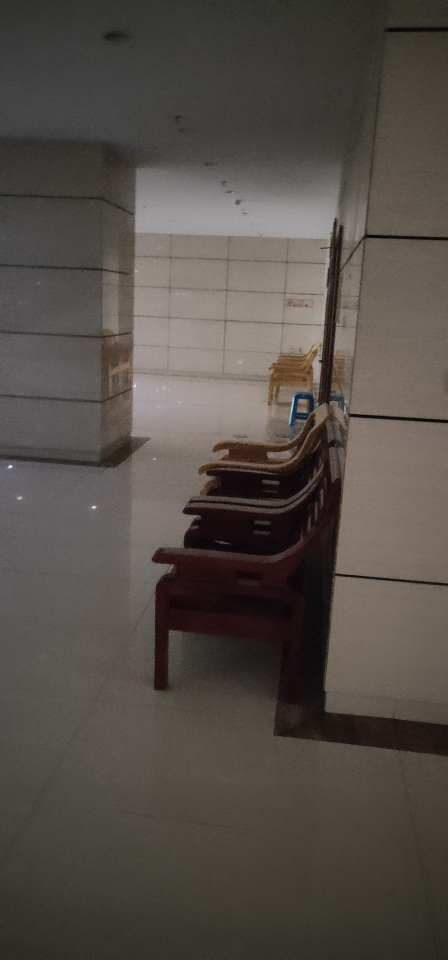
#> input picture 技术学习/CV-learning/images/test3.jpg, 896 x 1920 px (shown at 1/2 size)
$ python NumPy-demo3.py
#> lines starting #> are read from the running program, lines starting #| are printed output that depends on the picture
#_*_coding:utf-8_*_

#直方图均衡化
from PIL import Image
from numpy import *
from pylab import *


# 图像缩放函数
def imresize(im,sz):
	pil_im = Image.fromarray(uint8(im))
	return array(pil_im.resize(sz))

# 直方图均衡化
def histeq(im,nbr_bins=256):
	imhist,bins = histogram(im.flatten(),nbr_bins)
	cdf = imhist.cumsum()
	cdf = 255 * cdf / cdf[-1]
	im2 = interp(im.flatten(),bins[:-1],cdf)
	return im2.reshape(im.shape), cdf

im = array(Image.open('../images/test3.jpg').convert('L'))
im2, cdf = histeq(im)
#> in histeq, `imhist,bins = histogram(im.flatten(),nbr_bins)`: imhist = 256 values, max 28591 at index 67, min 0 at index 42, mean 6720; bins = 257 values from 1 to 251
#> in histeq, `cdf = imhist.cumsum()`: cdf = 256 values from 3 to 1720320
#> in histeq, `cdf = 255 * cdf / cdf[-1]`: cdf = 256 values from 0.000445 to 255
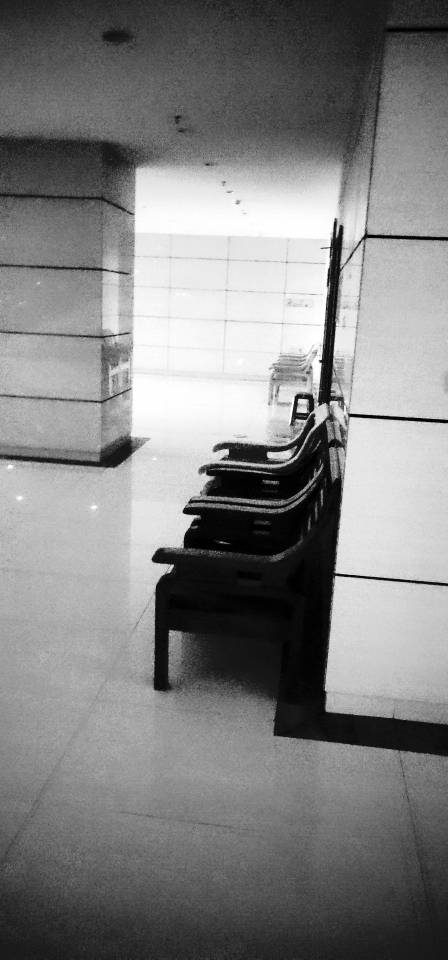
#> im2: shape (1920, 896) float64 (shown at 1/2 size); min 0.000445, max 255, mean 129.8
#> cdf = 256 values from 0.000445 to 255

# figure()
# hist(im.flatten(),128)
imshow(im)

# figure()
# hist(im2.flatten(),128)
# show()
imshow(im2)
show()
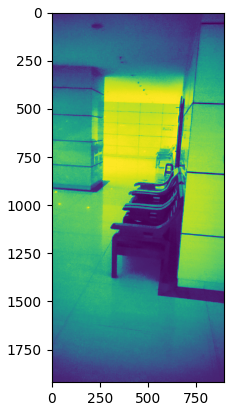
#> figure drawn by matplotlib, 1 panel

$ run again, with 技术学习/CV-learning/images/test2.jpg copied over 技术学习/CV-learning/images/test3.jpg
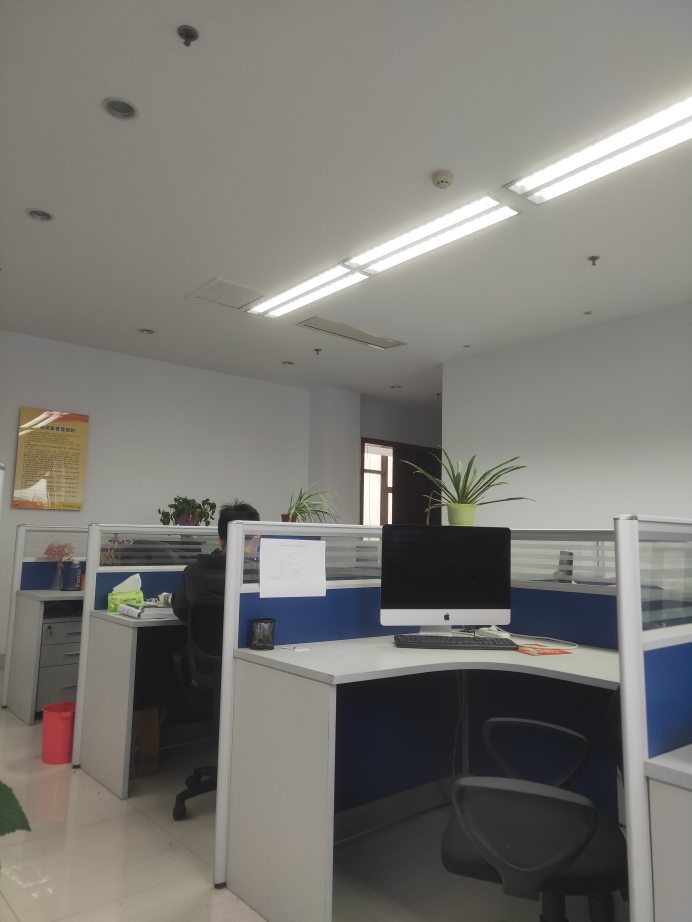
#> input picture 技术学习/CV-learning/images/test2.jpg, 3456 x 4608 px (shown at 1/5 size)
#> imhist = 256 values, max 360766 at index 144, min 1 at index 0, mean 62208; bins = 257 values from 0 to 255
#> in histeq, `cdf = imhist.cumsum()`: cdf = 256 values from 1 to 15925248
#> in histeq, `cdf = 255 * cdf / cdf[-1]`: cdf = 256 values from 1.6e-05 to 255
#> `im2, cdf = histeq(im)`:
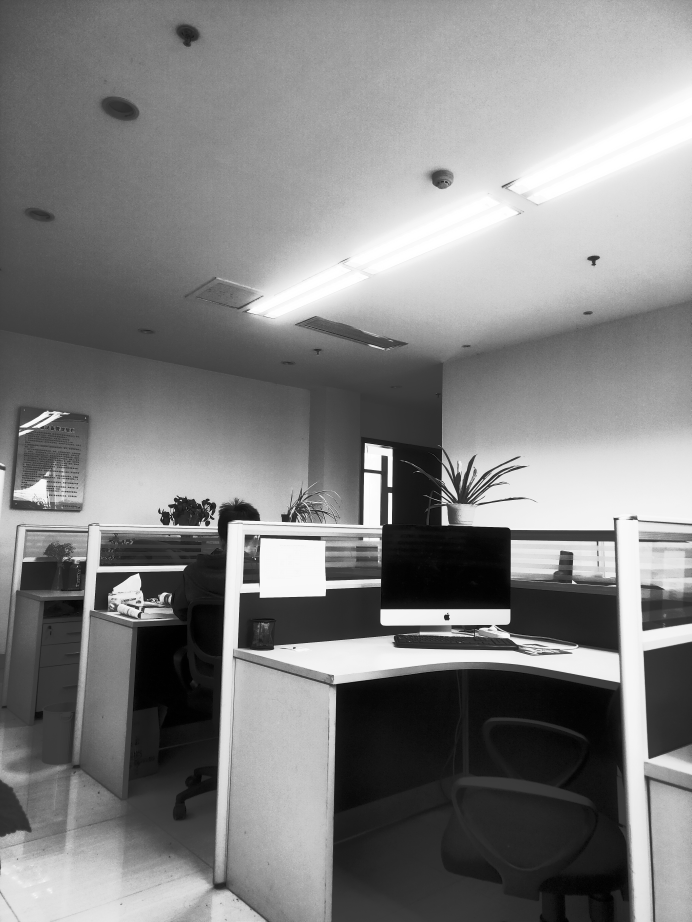
#> im2: shape (4608, 3456) float64 (shown at 1/5 size); min 1.6e-05, max 255, mean 130.2
#> `show()`:
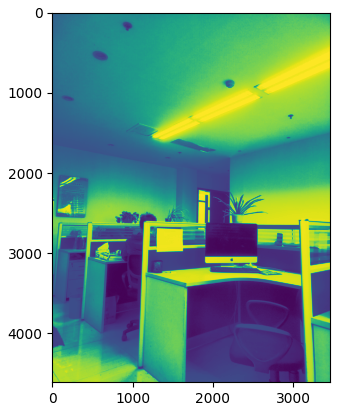
#> figure drawn by matplotlib, 1 panel

$ run again, with 技术学习/CV-learning/images/test4.jpg copied over 技术学习/CV-learning/images/test3.jpg
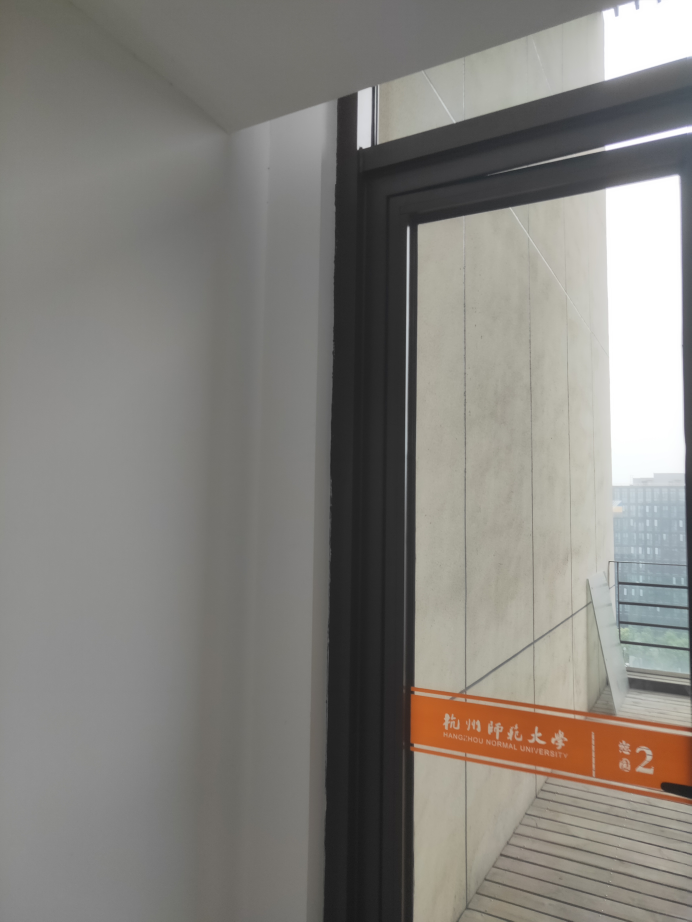
#> input picture 技术学习/CV-learning/images/test4.jpg, 3456 x 4608 px (shown at 1/5 size)
#> imhist = 256 values, max 541960 at index 255, min 0 at index 1, mean 62208; bins = 257 values from 15 to 255
#> in histeq, `cdf = imhist.cumsum()`: cdf = 256 values from 1 to 15925248
#> in histeq, `cdf = 255 * cdf / cdf[-1]`: cdf = 256 values from 1.6e-05 to 255
#> `im2, cdf = histeq(im)`:
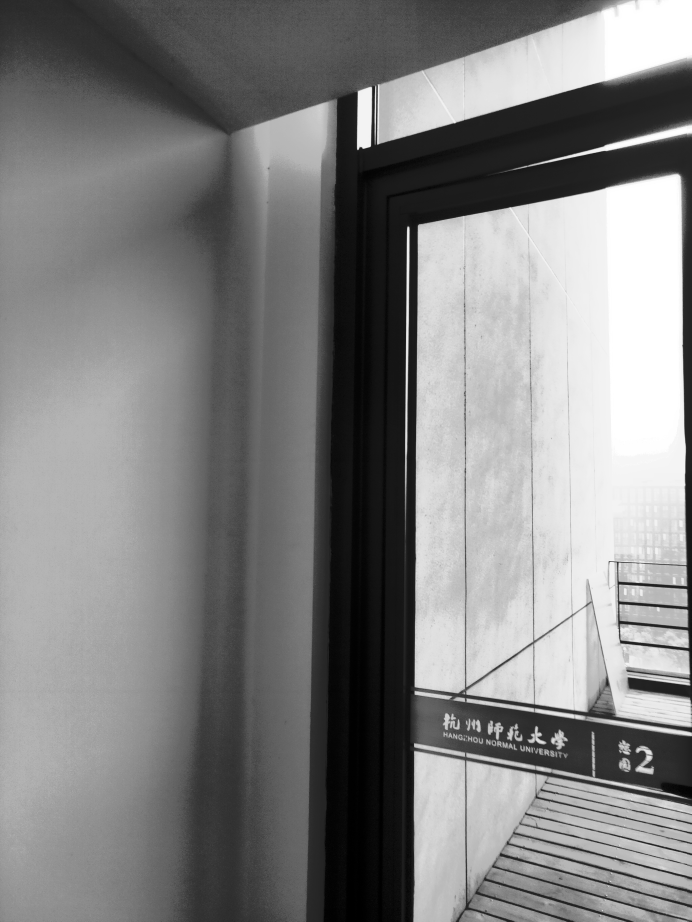
#> im2: shape (4608, 3456) float64 (shown at 1/5 size); min 1.6e-05, max 255, mean 129.9
#> `show()`:
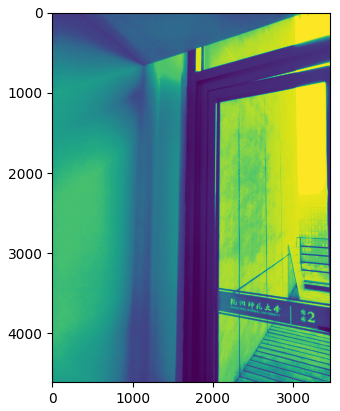
#> figure drawn by matplotlib, 1 panel

$ run again, with 技术学习/CV-learning/images/test.jpg copied over 技术学习/CV-learning/images/test3.jpg
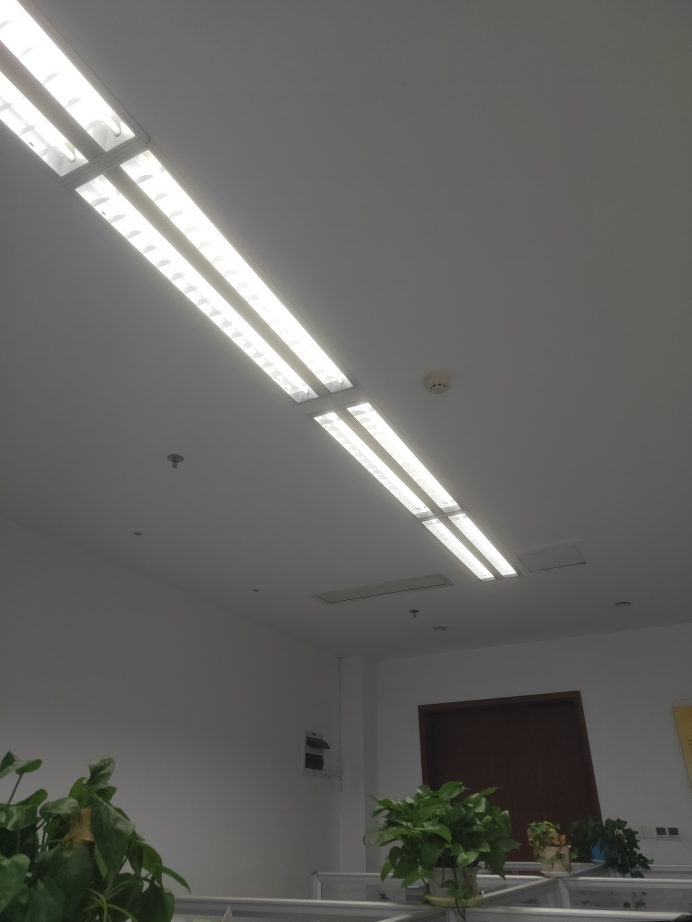
#> input picture 技术学习/CV-learning/images/test.jpg, 3456 x 4608 px (shown at 1/5 size)
#> imhist = 256 values, max 640574 at index 97, min 9 at index 8, mean 62208; bins = 257 values from 0 to 255
#> in histeq, `cdf = imhist.cumsum()`: cdf = 256 values from 23 to 15925248
#> in histeq, `cdf = 255 * cdf / cdf[-1]`: cdf = 256 values from 0.000368 to 255
#> `im2, cdf = histeq(im)`:
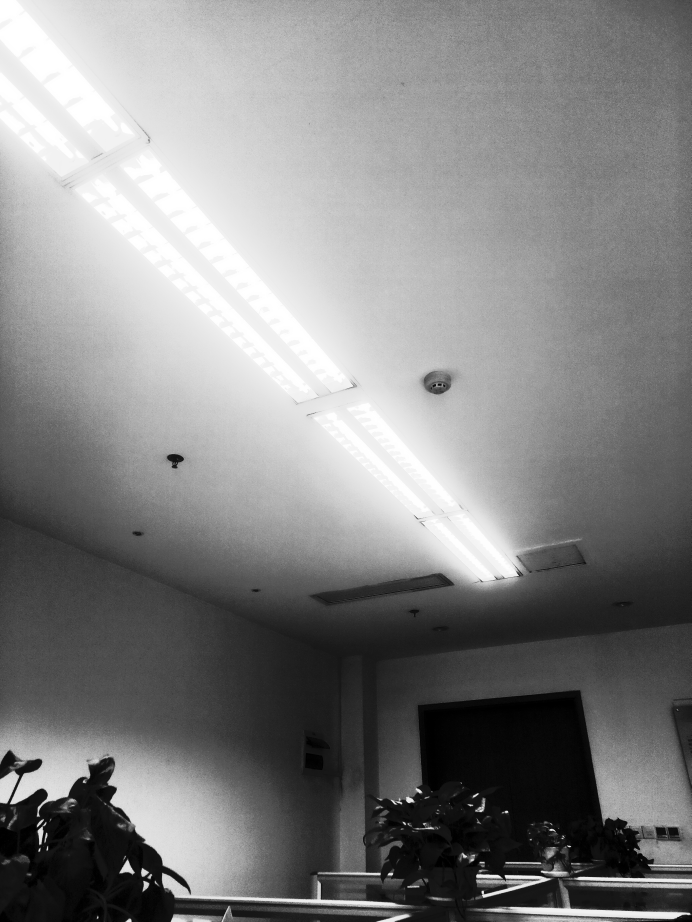
#> im2: shape (4608, 3456) float64 (shown at 1/5 size); min 0.000368, max 255, mean 131.9
#> `show()`:
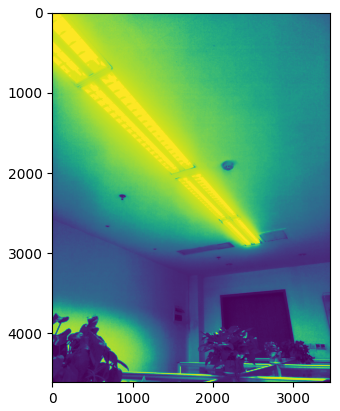
#> figure drawn by matplotlib, 1 panel
